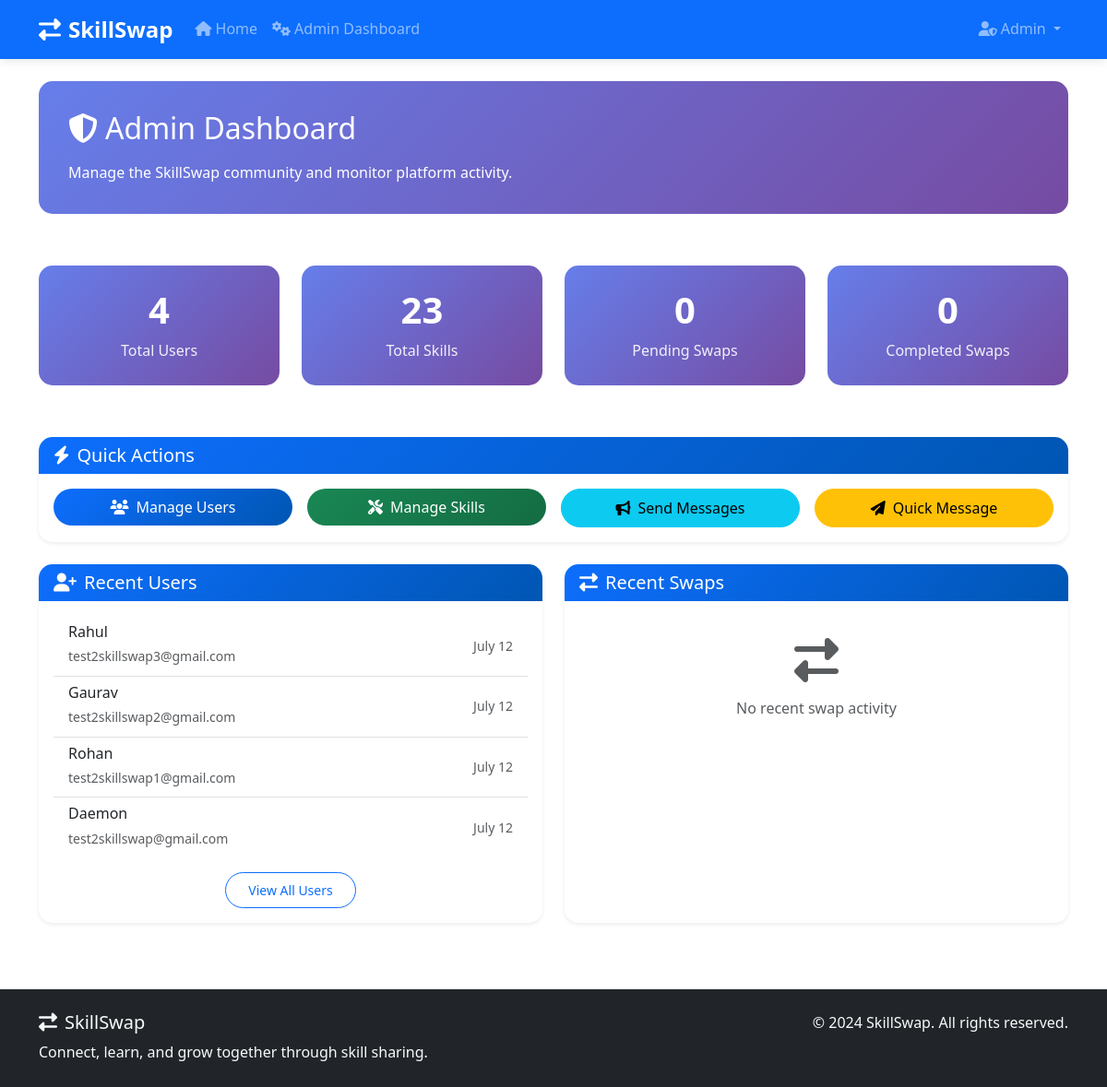
Page /admin (signed in) on the earlier database version.
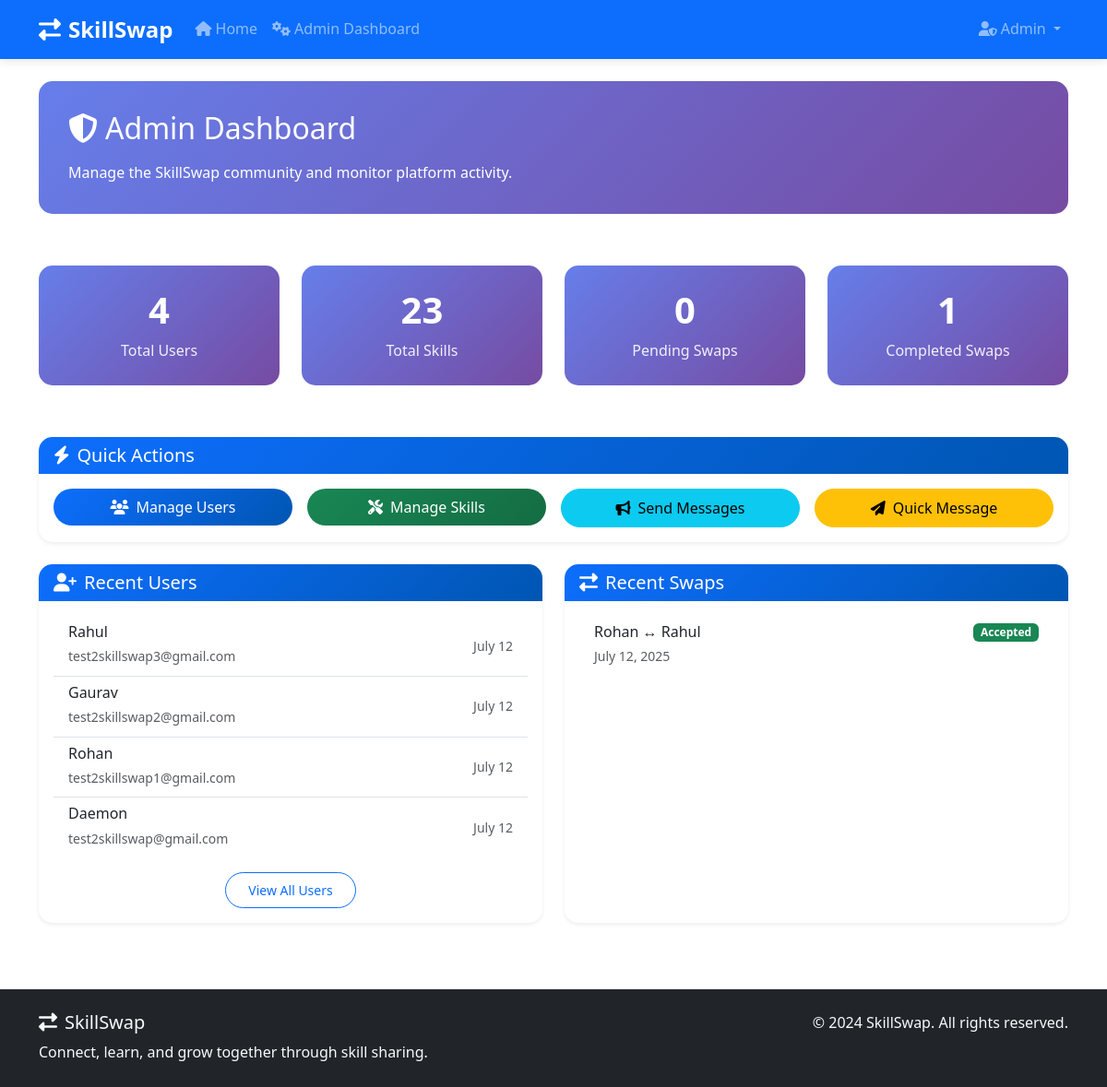
Same page on the later database version.
### tables this page shows
CREATE TABLE users (
            id INTEGER PRIMARY KEY AUTOINCREMENT,
            email TEXT UNIQUE NOT NULL,
            password_hash TEXT NOT NULL,
            name TEXT NOT NULL,
            location TEXT,
            profile_photo TEXT,
            availability TEXT,
            is_public INTEGER DEFAULT 1,
            is_admin INTEGER DEFAULT 0,
            is_banned INTEGER DEFAULT 0,
            created_at TIMESTAMP DEFAULT CURRENT_TIMESTAMP
        );

CREATE TABLE swap_requests (
            id INTEGER PRIMARY KEY AUTOINCREMENT,
            requester_id INTEGER,
            provider_id INTEGER,
            offered_skill_id INTEGER,
            wanted_skill_id INTEGER,
            status TEXT DEFAULT 'pending', -- 'pending', 'accepted', 'rejected', 'cancelled'
            message TEXT,
            created_at TIMESTAMP DEFAULT CURRENT_TIMESTAMP,
            FOREIGN KEY (requester_id) REFERENCES users (id),
            FOREIGN KEY (provider_id) REFERENCES users (id),
            FOREIGN KEY (offered_skill_id) REFERENCES skills (id),
            FOREIGN KEY (wanted_skill_id) REFERENCES skills (id)
        );

### skill_swap_app.py (the view)
@app.route('/admin')
@admin_required
def admin_dashboard():
    conn = get_db()
    stats = {}
    stats['total_users'] = conn.execute('SELECT COUNT(*) as count FROM users WHERE is_admin = 0').fetchone()['count']
    stats['total_skills'] = conn.execute('SELECT COUNT(*) as count FROM skills').fetchone()['count']
    stats['pending_swaps'] = conn.execute('SELECT COUNT(*) as count FROM swap_requests WHERE status = "pending"').fetchone()['count']
    stats['completed_swaps'] = conn.execute('SELECT COUNT(*) as count FROM swap_requests WHERE status = "accepted"').fetchone()['count']
    recent_users = conn.execute('SELECT * FROM users WHERE is_admin = 0 ORDER BY created_at DESC LIMIT 5').fetchall()
    recent_swaps = conn.execute('''
        SELECT sr.*, u1.name as requester_name, u2.name as provider_name
        FROM swap_requests sr
        JOIN users u1 ON sr.requester_id = u1.id
        JOIN users u2 ON sr.provider_id = u2.id
        ORDER BY sr.created_at DESC LIMIT 5
    ''').fetchall()
    conn.close()
    recent_users = convert_rows_datetimes(recent_users)
    recent_swaps = convert_rows_datetimes(recent_swaps)
    return render_template('admin_dashboard.html', stats=stats, recent_users=recent_users, recent_swaps=recent_swaps)

### skill_swap_app.py (called while the page is built)
def parse_datetime(timestamp_str):
    if timestamp_str is None:
        return None
    try:
        if 'T' in timestamp_str:
            return datetime.fromisoformat(timestamp_str.replace('Z', '+00:00'))
        else:
            return datetime.strptime(timestamp_str, '%Y-%m-%d %H:%M:%S')
    except:
        return None

def convert_row_datetimes(row):
    if row is None:
        return None
    if hasattr(row, 'keys'):
        row_dict = dict(row)
    else:
        row_dict = row
    timestamp_fields = ['created_at', 'updated_at']
    for field in timestamp_fields:
        if field in row_dict and row_dict[field]:
            row_dict[field] = parse_datetime(row_dict[field])
    return row_dict

def convert_rows_datetimes(rows):
    if not rows:
        return []
    return [convert_row_datetimes(row) for row in rows]

def get_db():
    conn = sqlite3.connect('skill_swap.db')
    conn.row_factory = sqlite3.Row
    return conn

def admin_required(f):
    from functools import wraps
    @wraps(f)
    def decorated_function(*args, **kwargs):
        if 'user_id' not in session:
            flash('Please log in to access this page.', 'error')
            return redirect(url_for('login'))
        conn = get_db()
        user = conn.execute('SELECT is_admin FROM users WHERE id = ?', (session['user_id'],)).fetchone()
        conn.close()
        if not user or not user['is_admin']:
            flash('Access denied. Admin privileges required.', 'error')
            return redirect(url_for('dashboard'))
        return f(*args, **kwargs)
    return decorated_function

@app.context_processor
def inject_unread_notifications():
    if 'user_id' in session:
        conn = get_db()
        unread_count = conn.execute('''
            SELECT COUNT(*) as count FROM notifications
            WHERE user_id = ? AND is_read = 0
        ''', (session['user_id'],)).fetchone()['count']
        conn.close()
        return {'unread_notifications': unread_count}
    return {'unread_notifications': 0}

### templates/admin_dashboard.html (shortened to what this page needs)
{% extends "base.html" %}
{% block content %}
<div class="row mb-4">
    <div class="col-12">
        <div class="admin-stats">
            <h2 class="mb-3">
                <i class="fas fa-shield-alt me-2"></i>Admin Dashboard
            </h2>
            <p class="mb-0">Manage the SkillSwap community and monitor platform activity.</p>
        </div>
    </div>
</div>
<div class="row mb-4">
    <div class="col-md-3 mb-3">
        <div class="stats-card text-center">
            <h3 class="display-6 fw-bold">{{ stats.total_users }}</h3>
            <p class="mb-0">Total Users</p>
        </div>
    </div>
    <div class="col-md-3 mb-3">
        <div class="stats-card text-center">
            <h3 class="display-6 fw-bold">{{ stats.total_skills }}</h3>
            <p class="mb-0">Total Skills</p>
        </div>
    </div>
    <div class="col-md-3 mb-3">
        <div class="stats-card text-center">
            <h3 class="display-6 fw-bold">{{ stats.pending_swaps }}</h3>
            <p class="mb-0">Pending Swaps</p>
        </div>
    </div>
    <div class="col-md-3 mb-3">
        <div class="stats-card text-center">
            <h3 class="display-6 fw-bold">{{ stats.completed_swaps }}</h3>
            <p class="mb-0">Completed Swaps</p>
        </div>
    </div>
</div>
<div class="row mb-4">
    <div class="col-12">
        <div class="card border-0 shadow-sm">
            <div class="card-header">
                <h5 class="mb-0">
                    <i class="fas fa-bolt me-2"></i>Quick Actions
                </h5>
            </div>
            <div class="card-body">
                <div class="row g-3">
                    <div class="col-md-3">
                        <a href="{{ url_for('admin_users') }}" class="btn btn-primary w-100">
                            <i class="fas fa-users me-2"></i>Manage Users
                        </a>
                    </div>
                    <div class="col-md-3">
                        <a href="{{ url_for('admin_skills') }}" class="btn btn-success w-100">
                            <i class="fas fa-tools me-2"></i>Manage Skills
                        </a>
                    </div>
                    <div class="col-md-3">
                        <a href="{{ url_for('admin_messages') }}" class="btn btn-info w-100">
                            <i class="fas fa-bullhorn me-2"></i>Send Messages
                        </a>
                    </div>
                    <div class="col-md-3">
                        <button class="btn btn-warning w-100" data-bs-toggle="modal" data-bs-target="#quickMessageModal">
                            <i class="fas fa-paper-plane me-2"></i>Quick Message
                        </button>
                    </div>
                </div>
            </div>
        </div>
    </div>
</div>
<div class="row">
    <div class="col-md-6 mb-4">
        <div class="card border-0 shadow-sm h-100">
            <div class="card-header">
                <h5 class="mb-0">
                    <i class="fas fa-user-plus me-2"></i>Recent Users
                </h5>
            </div>
            <div class="card-body">
                {% if recent_users %}
                    <div class="list-group list-group-flush">
                        {% for user in recent_users %}
                        <div class="list-group-item d-flex justify-content-between align-items-center">
                            <div>
                                <h6 class="mb-1">{{ user.name }}</h6>
                                <small class="text-muted">{{ user.email }}</small>
                            </div>
                            <div>
                                <small class="text-muted">{{ user.created_at.strftime('%B %d') }}</small>
                            </div>
                        </div>
                        {% endfor %}
                    </div>
                    <div class="text-center mt-3">
                        <a href="{{ url_for('admin_users') }}" class="btn btn-outline-primary btn-sm">
                            View All Users
                        </a>
                    </div>
                {% else %}
                    <div class="text-center text-muted py-4">
                        <i class="fas fa-users fa-3x mb-3"></i>
                        <p>No recent user activity</p>
                    </div>
                {% endif %}
            </div>
        </div>
    </div>
    <div class="col-md-6 mb-4">
        <div class="card border-0 shadow-sm h-100">
            <div class="card-header">
                <h5 class="mb-0">
                    <i class="fas fa-exchange-alt me-2"></i>Recent Swaps
                </h5>
            </div>
            <div class="card-body">
                {% if recent_swaps %}
                    <div class="list-group list-group-flush">
                        {% for swap in recent_swaps %}
                        <div class="list-group-item">
                            <div class="d-flex justify-content-between align-items-start">
                                <div>
                                    <h6 class="mb-1">{{ swap.requester_name }} ↔ {{ swap.provider_name }}</h6>
                                    <small class="text-muted">{{ swap.created_at.strftime('%B %d, %Y') }}</small>
                                </div>
                                <span class="badge bg-{{ 'success' if swap.status == 'accepted' else 'warning' if swap.status == 'pending' else 'danger' }}">
                                    {{ swap.status.title() }}
                                </span>
                            </div>
                        </div>
                        {% endfor %}
                    </div>
                {% else %}
                    <div class="text-center text-muted py-4">
                        <i class="fas fa-exchange-alt fa-3x mb-3"></i>
                        <p>No recent swap activity</p>
                    </div>
                {% endif %}
            </div>
        </div>
    </div>
</div>
{% endblock %}

### templates/base.html (shortened to what this page needs)
<!DOCTYPE html>
<html lang="en">
<head>
    <link href="https://cdn.jsdelivr.net/npm/bootstrap@5.3.0/dist/css/bootstrap.min.css" rel="stylesheet">
    <link href="https://cdnjs.cloudflare.com/ajax/libs/font-awesome/6.4.0/css/all.min.css" rel="stylesheet">
    <link href="{{ url_for('static', filename='css/style.css') }}" rel="stylesheet">
</head>
<body>
    <nav class="navbar navbar-expand-lg navbar-dark bg-primary">
        <div class="container">
            <a class="navbar-brand fw-bold" href="{{ url_for('index') }}">
                <i class="fas fa-exchange-alt me-2"></i>SkillSwap
            </a>
            <div class="collapse navbar-collapse" id="navbarNav">
                <ul class="navbar-nav me-auto">
                    <li class="nav-item">
                        <a class="nav-link" href="{{ url_for('index') }}">
                            <i class="fas fa-home me-1"></i>Home
                        </a>
                    </li>
                    {% if session.user_id and session.is_admin %}
                    <li class="nav-item">
                        <a class="nav-link" href="{{ url_for('admin_dashboard') }}">
                            <i class="fas fa-cogs me-1"></i>Admin Dashboard
                        </a>
                    </li>
                    {% endif %}
                </ul>
                <ul class="navbar-nav">
                    {% if session.user_id and session.is_admin %}
                    <li class="nav-item dropdown">
                        <a class="nav-link dropdown-toggle" href="#" id="navbarDropdown" role="button" data-bs-toggle="dropdown">
                            <i class="fas fa-user-shield me-1"></i>Admin
                        </a>
                    </li>
                    {% endif %}
                </ul>
            </div>
        </div>
    </nav>
    <main class="container my-4">
        {% block content %}{% endblock %}
    </main>
    <footer class="bg-dark text-light py-4 mt-5">
        <div class="container">
            <div class="row">
                <div class="col-md-6">
                    <h5><i class="fas fa-exchange-alt me-2"></i>SkillSwap</h5>
                    <p class="mb-0">Connect, learn, and grow together through skill sharing.</p>
                </div>
                <div class="col-md-6 text-md-end">
                    <p class="mb-0">&copy; 2024 SkillSwap. All rights reserved.</p>
                </div>
            </div>
        </div>
    </footer>
</body>
</html>

### static/css/style.css (style rules this page uses)
:root { --primary-color: #0d6efd; --secondary-color: #6c757d; --success-color: #198754; --danger-color: #dc3545; --warning-color: #ffc107; --info-color: #0dcaf0; --light-color: #f8f9fa; --dark-color: #212529; }
body { font-family: 'Segoe UI', Tahoma, Geneva, Verdana, sans-serif; line-height: 1.6; color: var(--dark-color); }
.card { border: none; border-radius: 15px; box-shadow: 0 4px 6px rgba(0, 0, 0, 0.1); transition: transform 0.3s ease, box-shadow 0.3s ease; }
.card-header { background: linear-gradient(135deg, var(--primary-color), #0056b3); color: white; border-radius: 15px 15px 0 0 !important; border: none; }
.btn { border-radius: 25px; padding: 0.5rem 1.5rem; font-weight: 500; transition: all 0.3s ease; }
.btn-primary { background: linear-gradient(135deg, var(--primary-color), #0056b3); border: none; }
.btn-success { background: linear-gradient(135deg, var(--success-color), #146c43); border: none; }
.navbar { box-shadow: 0 2px 10px rgba(0, 0, 0, 0.1); }
.navbar-brand { font-size: 1.5rem; font-weight: 700; }
.stats-card { background: linear-gradient(135deg, #667eea 0%, #764ba2 100%); color: white; border-radius: 15px; padding: 1.5rem; margin-bottom: 1rem; }
.stats-card h3 { font-size: 2.5rem; font-weight: 700; margin-bottom: 0.5rem; }
.stats-card p { margin-bottom: 0; opacity: 0.9; }
.admin-stats { background: linear-gradient(135deg, #667eea 0%, #764ba2 100%); color: white; border-radius: 15px; padding: 2rem; margin-bottom: 2rem; }

Differences in the rows shown:
added swap_requests: requester_name "Rohan", provider_name "Rahul", created_at "July 12, 2025", status "Accepted"
Other differences:
{{ stats.completed_swaps }}: "0" → "1"
text no longer shown: "No recent swap activity"
